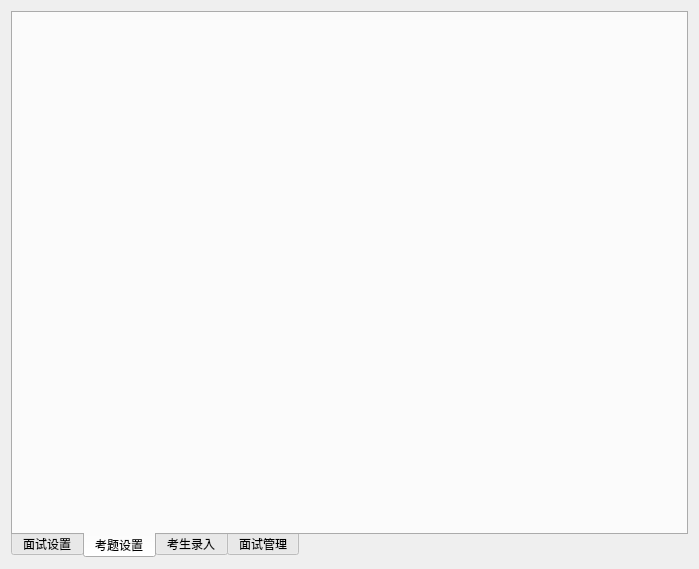
<?xml version="1.0" encoding="UTF-8"?>
<ui version="4.0">
 <class>CenterView</class>
 <widget class="QWidget" name="CenterView">
  <property name="geometry">
   <rect>
    <x>0</x>
    <y>0</y>
    <width>699</width>
    <height>569</height>
   </rect>
  </property>
  <property name="windowTitle">
   <string>Form</string>
  </property>
  <layout class="QVBoxLayout" name="verticalLayout">
   <item>
    <widget class="QTabWidget" name="tabView">
     <property name="tabPosition">
      <enum>QTabWidget::South</enum>
     </property>
     <property name="currentIndex">
      <number>1</number>
     </property>
     <widget class="QWidget" name="interEditor">
      <attribute name="title">
       <string>面试设置</string>
      </attribute>
     </widget>
     <widget class="QWidget" name="issueEditor">
      <attribute name="title">
       <string>考题设置</string>
      </attribute>
     </widget>
     <widget class="QWidget" name="stuEditor">
      <attribute name="title">
       <string>考生录入</string>
      </attribute>
     </widget>
     <widget class="QWidget" name="interManeger">
      <attribute name="title">
       <string>面试管理</string>
      </attribute>
     </widget>
    </widget>
   </item>
  </layout>
 </widget>
 <resources/>
 <connections/>
</ui>
